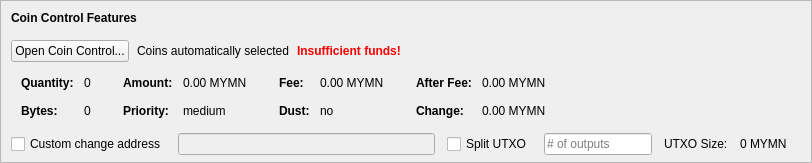
    <widget class="QFrame" name="frameCoinControl">
     <property name="sizePolicy">
      <sizepolicy hsizetype="Expanding" vsizetype="Expanding">
       <horstretch>0</horstretch>
       <verstretch>0</verstretch>
      </sizepolicy>
     </property>
     <property name="maximumSize">
      <size>
       <width>16777215</width>
       <height>16777215</height>
      </size>
     </property>
     <property name="frameShape">
      <enum>QFrame::StyledPanel</enum>
     </property>
     <property name="frameShadow">
      <enum>QFrame::Sunken</enum>
     </property>
     <layout class="QVBoxLayout" name="verticalLayoutCoinControl2">
      <property name="spacing">
       <number>0</number>
      </property>
      <property name="leftMargin">
       <number>0</number>
      </property>
      <property name="topMargin">
       <number>0</number>
      </property>
      <property name="rightMargin">
       <number>0</number>
      </property>
      <property name="bottomMargin">
       <number>6</number>
      </property>
      <item>
       <layout class="QVBoxLayout" name="verticalLayoutCoinControl" stretch="0,0,0,0,1">
        <property name="spacing">
         <number>0</number>
        </property>
        <property name="leftMargin">
         <number>10</number>
        </property>
        <property name="topMargin">
         <number>10</number>
        </property>
        <item>
         <layout class="QHBoxLayout" name="horizontalLayoutCoinControl1">
          <property name="bottomMargin">
           <number>15</number>
          </property>
          <item>
           <widget class="QLabel" name="labelCoinControlFeatures">
            <property name="sizePolicy">
             <sizepolicy hsizetype="Preferred" vsizetype="Maximum">
              <horstretch>0</horstretch>
              <verstretch>0</verstretch>
             </sizepolicy>
            </property>
            <property name="font">
             <font>
              <weight>75</weight>
              <bold>true</bold>
             </font>
            </property>
            <property name="styleSheet">
             <string notr="true">font-weight:bold;</string>
            </property>
            <property name="text">
             <string>Coin Control Features</string>
            </property>
           </widget>
          </item>
         </layout>
        </item>
        <item>
         <layout class="QHBoxLayout" name="horizontalLayoutCoinControl2" stretch="0,0,0,0">
          <property name="spacing">
           <number>8</number>
          </property>
          <property name="bottomMargin">
           <number>10</number>
          </property>
          <item>
           <widget class="QPushButton" name="pushButtonCoinControl">
            <property name="styleSheet">
             <string notr="true"/>
            </property>
            <property name="text">
             <string>Open Coin Control...</string>
            </property>
            <property name="autoDefault">
             <bool>false</bool>
            </property>
           </widget>
          </item>
          <item>
           <widget class="QLabel" name="labelCoinControlAutomaticallySelected">
            <property name="text">
             <string>Coins automatically selected</string>
            </property>
            <property name="margin">
             <number>5</number>
            </property>
           </widget>
          </item>
          <item>
           <widget class="QLabel" name="labelCoinControlInsuffFunds">
            <property name="font">
             <font>
              <weight>75</weight>
              <bold>true</bold>
             </font>
            </property>
            <property name="styleSheet">
             <string notr="true">color:red;font-weight:bold;</string>
            </property>
            <property name="text">
             <string>Insufficient funds!</string>
            </property>
            <property name="margin">
             <number>5</number>
            </property>
           </widget>
          </item>
          <item>
           <spacer name="horizontalSpacerCoinControl">
            <property name="orientation">
             <enum>Qt::Horizontal</enum>
            </property>
            <property name="sizeHint" stdset="0">
             <size>
              <width>40</width>
              <height>1</height>
             </size>
            </property>
           </spacer>
          </item>
         </layout>
        </item>
        <item>
         <widget class="QWidget" name="widgetCoinControl" native="true">
          <property name="sizePolicy">
           <sizepolicy hsizetype="Preferred" vsizetype="Preferred">
            <horstretch>0</horstretch>
            <verstretch>0</verstretch>
           </sizepolicy>
          </property>
          <property name="minimumSize">
           <size>
            <width>0</width>
            <height>0</height>
           </size>
          </property>
          <property name="styleSheet">
           <string notr="true"/>
          </property>
          <layout class="QHBoxLayout" name="horizontalLayoutCoinControl5">
           <property name="leftMargin">
            <number>0</number>
           </property>
           <property name="topMargin">
            <number>0</number>
           </property>
           <property name="rightMargin">
            <number>0</number>
           </property>
           <property name="bottomMargin">
            <number>0</number>
           </property>
           <item>
            <layout class="QHBoxLayout" name="horizontalLayoutCoinControl3" stretch="0,0,0,1">
             <property name="spacing">
              <number>20</number>
             </property>
             <property name="topMargin">
              <number>0</number>
             </property>
             <property name="bottomMargin">
              <number>10</number>
             </property>
             <item>
              <layout class="QFormLayout" name="formLayoutCoinControl1">
               <property name="horizontalSpacing">
                <number>10</number>
               </property>
               <property name="verticalSpacing">
                <number>14</number>
               </property>
               <property name="leftMargin">
                <number>10</number>
               </property>
               <property name="topMargin">
                <number>4</number>
               </property>
               <property name="rightMargin">
                <number>6</number>
               </property>
               <item row="0" column="0">
                <widget class="QLabel" name="labelCoinControlQuantityText">
                 <property name="font">
                  <font>
                   <weight>75</weight>
                   <bold>true</bold>
                  </font>
                 </property>
                 <property name="text">
                  <string>Quantity:</string>
                 </property>
                 <property name="margin">
                  <number>0</number>
                 </property>
                </widget>
               </item>
               <item row="0" column="1">
                <widget class="QLabel" name="labelCoinControlQuantity">
                 <property name="cursor">
                  <cursorShape>IBeamCursor</cursorShape>
                 </property>
                 <property name="contextMenuPolicy">
                  <enum>Qt::ActionsContextMenu</enum>
                 </property>
                 <property name="text">
                  <string notr="true">0</string>
                 </property>
                 <property name="margin">
                  <number>0</number>
                 </property>
                 <property name="textInteractionFlags">
                  <set>Qt::LinksAccessibleByMouse|Qt::TextSelectableByKeyboard|Qt::TextSelectableByMouse</set>
                 </property>
                </widget>
               </item>
               <item row="1" column="0">
                <widget class="QLabel" name="labelCoinControlBytesText">
                 <property name="font">
                  <font>
                   <weight>75</weight>
                   <bold>true</bold>
                  </font>
                 </property>
                 <property name="text">
                  <string>Bytes:</string>
                 </property>
                </widget>
               </item>
               <item row="1" column="1">
                <widget class="QLabel" name="labelCoinControlBytes">
                 <property name="cursor">
                  <cursorShape>IBeamCursor</cursorShape>
                 </property>
                 <property name="contextMenuPolicy">
                  <enum>Qt::ActionsContextMenu</enum>
                 </property>
                 <property name="text">
                  <string notr="true">0</string>
                 </property>
                 <property name="textInteractionFlags">
                  <set>Qt::LinksAccessibleByMouse|Qt::TextSelectableByKeyboard|Qt::TextSelectableByMouse</set>
                 </property>
                </widget>
               </item>
              </layout>
             </item>
             <item>
              <layout class="QFormLayout" name="formLayoutCoinControl2">
               <property name="horizontalSpacing">
                <number>10</number>
               </property>
               <property name="verticalSpacing">
                <number>14</number>
               </property>
               <property name="leftMargin">
                <number>6</number>
               </property>
               <property name="topMargin">
                <number>4</number>
               </property>
               <property name="rightMargin">
                <number>6</number>
               </property>
               <item row="0" column="0">
                <widget class="QLabel" name="labelCoinControlAmountText">
                 <property name="font">
                  <font>
                   <weight>75</weight>
                   <bold>true</bold>
                  </font>
                 </property>
                 <property name="text">
                  <string>Amount:</string>
                 </property>
                 <property name="margin">
                  <number>0</number>
                 </property>
                </widget>
               </item>
               <item row="0" column="1">
                <widget class="QLabel" name="labelCoinControlAmount">
                 <property name="cursor">
                  <cursorShape>IBeamCursor</cursorShape>
                 </property>
                 <property name="contextMenuPolicy">
                  <enum>Qt::ActionsContextMenu</enum>
                 </property>
                 <property name="text">
                  <string notr="true">0.00 MYMN</string>
                 </property>
                 <property name="textInteractionFlags">
                  <set>Qt::LinksAccessibleByMouse|Qt::TextSelectableByKeyboard|Qt::TextSelectableByMouse</set>
                 </property>
                </widget>
               </item>
               <item row="1" column="0">
                <widget class="QLabel" name="labelCoinControlPriorityText">
                 <property name="font">
                  <font>
                   <weight>75</weight>
                   <bold>true</bold>
                  </font>
                 </property>
                 <property name="text">
                  <string>Priority:</string>
                 </property>
                </widget>
               </item>
               <item row="1" column="1">
                <widget class="QLabel" name="labelCoinControlPriority">
                 <property name="cursor">
                  <cursorShape>IBeamCursor</cursorShape>
                 </property>
                 <property name="contextMenuPolicy">
                  <enum>Qt::ActionsContextMenu</enum>
                 </property>
                 <property name="text">
                  <string>medium</string>
                 </property>
                 <property name="textInteractionFlags">
                  <set>Qt::LinksAccessibleByMouse|Qt::TextSelectableByKeyboard|Qt::TextSelectableByMouse</set>
                 </property>
                </widget>
               </item>
              </layout>
             </item>
             <item>
              <layout class="QFormLayout" name="formLayoutCoinControl3">
               <property name="horizontalSpacing">
                <number>10</number>
               </property>
               <property name="verticalSpacing">
                <number>14</number>
               </property>
               <property name="leftMargin">
                <number>6</number>
               </property>
               <property name="topMargin">
                <number>4</number>
               </property>
               <property name="rightMargin">
                <number>6</number>
               </property>
               <item row="0" column="0">
                <widget class="QLabel" name="labelCoinControlFeeText">
                 <property name="font">
                  <font>
                   <weight>75</weight>
                   <bold>true</bold>
                  </font>
                 </property>
                 <property name="text">
                  <string>Fee:</string>
                 </property>
                 <property name="margin">
                  <number>0</number>
                 </property>
                </widget>
               </item>
               <item row="0" column="1">
                <widget class="QLabel" name="labelCoinControlFee">
                 <property name="cursor">
                  <cursorShape>IBeamCursor</cursorShape>
                 </property>
                 <property name="contextMenuPolicy">
                  <enum>Qt::ActionsContextMenu</enum>
                 </property>
                 <property name="text">
                  <string notr="true">0.00 MYMN</string>
                 </property>
                 <property name="textInteractionFlags">
                  <set>Qt::LinksAccessibleByMouse|Qt::TextSelectableByKeyboard|Qt::TextSelectableByMouse</set>
                 </property>
                </widget>
               </item>
               <item row="1" column="0">
                <widget class="QLabel" name="labelCoinControlLowOutputText">
                 <property name="font">
                  <font>
                   <weight>75</weight>
                   <bold>true</bold>
                  </font>
                 </property>
                 <property name="text">
                  <string>Dust:</string>
                 </property>
                </widget>
               </item>
               <item row="1" column="1">
                <widget class="QLabel" name="labelCoinControlLowOutput">
                 <property name="cursor">
                  <cursorShape>IBeamCursor</cursorShape>
                 </property>
                 <property name="contextMenuPolicy">
                  <enum>Qt::ActionsContextMenu</enum>
                 </property>
                 <property name="text">
                  <string>no</string>
                 </property>
                 <property name="textInteractionFlags">
                  <set>Qt::LinksAccessibleByMouse|Qt::TextSelectableByKeyboard|Qt::TextSelectableByMouse</set>
                 </property>
                </widget>
               </item>
              </layout>
             </item>
             <item>
              <layout class="QFormLayout" name="formLayoutCoinControl4">
               <property name="horizontalSpacing">
                <number>10</number>
               </property>
               <property name="verticalSpacing">
                <number>14</number>
               </property>
               <property name="leftMargin">
                <number>6</number>
               </property>
               <property name="topMargin">
                <number>4</number>
               </property>
               <property name="rightMargin">
                <number>6</number>
               </property>
               <item row="0" column="0">
                <widget class="QLabel" name="labelCoinControlAfterFeeText">
                 <property name="font">
                  <font>
                   <weight>75</weight>
                   <bold>true</bold>
                  </font>
                 </property>
                 <property name="text">
                  <string>After Fee:</string>
                 </property>
                 <property name="margin">
                  <number>0</number>
                 </property>
                </widget>
               </item>
               <item row="0" column="1">
                <widget class="QLabel" name="labelCoinControlAfterFee">
                 <property name="cursor">
                  <cursorShape>IBeamCursor</cursorShape>
                 </property>
                 <property name="contextMenuPolicy">
                  <enum>Qt::ActionsContextMenu</enum>
                 </property>
                 <property name="text">
                  <string notr="true">0.00 MYMN</string>
                 </property>
                 <property name="textInteractionFlags">
                  <set>Qt::LinksAccessibleByMouse|Qt::TextSelectableByKeyboard|Qt::TextSelectableByMouse</set>
                 </property>
                </widget>
               </item>
               <item row="1" column="0">
                <widget class="QLabel" name="labelCoinControlChangeText">
                 <property name="font">
                  <font>
                   <weight>75</weight>
                   <bold>true</bold>
                  </font>
                 </property>
                 <property name="text">
                  <string>Change:</string>
                 </property>
                </widget>
               </item>
               <item row="1" column="1">
                <widget class="QLabel" name="labelCoinControlChange">
                 <property name="cursor">
                  <cursorShape>IBeamCursor</cursorShape>
                 </property>
                 <property name="contextMenuPolicy">
                  <enum>Qt::ActionsContextMenu</enum>
                 </property>
                 <property name="text">
                  <string notr="true">0.00 MYMN</string>
                 </property>
                 <property name="textInteractionFlags">
                  <set>Qt::LinksAccessibleByMouse|Qt::TextSelectableByKeyboard|Qt::TextSelectableByMouse</set>
                 </property>
                </widget>
               </item>
              </layout>
             </item>
            </layout>
           </item>
          </layout>
         </widget>
        </item>
        <item>
         <layout class="QHBoxLayout" name="horizontalLayoutCoinControl4" stretch="0,0,0,0,0,0,0">
          <property name="spacing">
           <number>12</number>
          </property>
          <property name="sizeConstraint">
           <enum>QLayout::SetDefaultConstraint</enum>
          </property>
          <property name="topMargin">
           <number>5</number>
          </property>
          <property name="rightMargin">
           <number>5</number>
          </property>
          <item>
           <widget class="QCheckBox" name="checkBoxCoinControlChange">
            <property name="toolTip">
             <string>If this is activated, but the change address is empty or invalid, change will be sent to a newly generated address.</string>
            </property>
            <property name="text">
             <string>Custom change address</string>
            </property>
           </widget>
          </item>
          <item>
           <widget class="QValidatedLineEdit" name="lineEditCoinControlChange">
            <property name="enabled">
             <bool>false</bool>
            </property>
            <property name="sizePolicy">
             <sizepolicy hsizetype="Expanding" vsizetype="Fixed">
              <horstretch>0</horstretch>
              <verstretch>0</verstretch>
             </sizepolicy>
            </property>
           </widget>
          </item>
          <item>
           <widget class="QCheckBox" name="splitBlockCheckBox">
            <property name="text">
             <string>Split UTXO</string>
            </property>
           </widget>
          </item>
          <item>
           <widget class="QLineEdit" name="splitBlockLineEdit">
            <property name="sizePolicy">
             <sizepolicy hsizetype="Fixed" vsizetype="Fixed">
              <horstretch>50</horstretch>
              <verstretch>0</verstretch>
             </sizepolicy>
            </property>
            <property name="placeholderText">
             <string># of outputs</string>
            </property>
           </widget>
          </item>
          <item>
           <widget class="QLabel" name="labelBlockSizeText">
            <property name="text">
             <string>UTXO Size:</string>
            </property>
           </widget>
          </item>
          <item>
           <widget class="QLabel" name="labelBlockSize">
            <property name="text">
             <string>0 MYMN</string>
            </property>
           </widget>
          </item>
          <item>
           <widget class="QLabel" name="labelCoinControlChangeLabel">
            <property name="sizePolicy">
             <sizepolicy hsizetype="Preferred" vsizetype="Expanding">
              <horstretch>0</horstretch>
              <verstretch>0</verstretch>
             </sizepolicy>
            </property>
            <property name="minimumSize">
             <size>
              <width>0</width>
              <height>0</height>
             </size>
            </property>
            <property name="text">
             <string/>
            </property>
            <property name="margin">
             <number>3</number>
            </property>
           </widget>
          </item>
         </layout>
        </item>
        <item>
         <spacer name="verticalSpacerCoinControl">
          <property name="orientation">
           <enum>Qt::Vertical</enum>
          </property>
          <property name="sizeHint" stdset="0">
           <size>
            <width>800</width>
            <height>1</height>
           </size>
          </property>
         </spacer>
        </item>
       </layout>
      </item>
     </layout>
    </widget>
